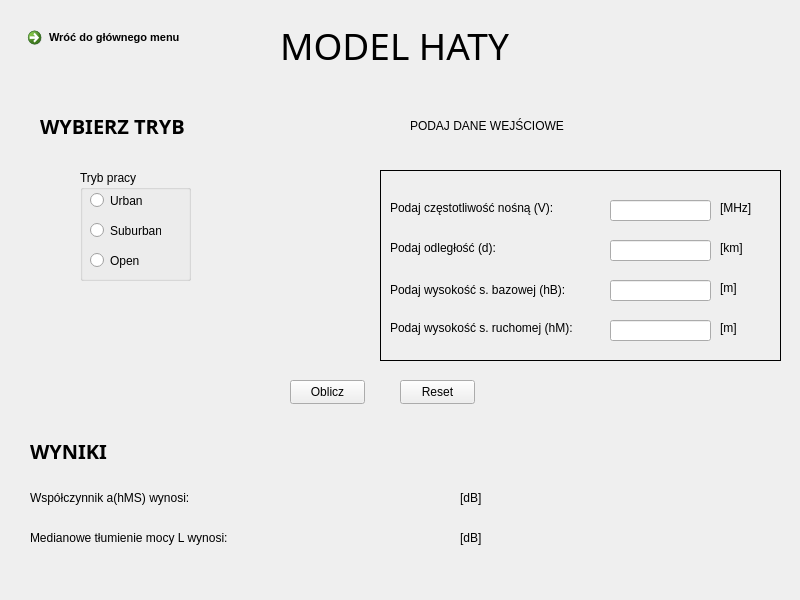
<?xml version="1.0" encoding="UTF-8"?>
<ui version="4.0">
 <class>MainWindow</class>
 <widget class="QMainWindow" name="MainWindow">
  <property name="geometry">
   <rect>
    <x>0</x>
    <y>0</y>
    <width>800</width>
    <height>600</height>
   </rect>
  </property>
  <property name="windowTitle">
   <string>MainWindow</string>
  </property>
  <property name="styleSheet">
   <string notr="true">QWidget#Model_Haty{
background-color:qlineargradient(spread:pad, x1:0, y1:0, x2:1, y2:1, stop:0 rgba(179, 204, 117, 255), stop:1 rgba(255, 255, 255, 255))};</string>
  </property>
  <widget class="QWidget" name="Model_Haty">
   <widget class="QLabel" name="tekst_wybor_trybu">
    <property name="geometry">
     <rect>
      <x>40</x>
      <y>100</y>
      <width>221</width>
      <height>51</height>
     </rect>
    </property>
    <property name="font">
     <font>
      <family>Segoe Script</family>
      <pointsize>15</pointsize>
      <italic>false</italic>
      <bold>true</bold>
     </font>
    </property>
    <property name="styleSheet">
     <string notr="true">font: 700 15pt &quot;Segoe Script&quot;;</string>
    </property>
    <property name="text">
     <string>WYBIERZ TRYB</string>
    </property>
   </widget>
   <widget class="QCommandLinkButton" name="commandLinkButton">
    <property name="geometry">
     <rect>
      <x>20</x>
      <y>20</y>
      <width>201</width>
      <height>41</height>
     </rect>
    </property>
    <property name="font">
     <font>
      <family>Segoe UI</family>
      <pointsize>8</pointsize>
     </font>
    </property>
    <property name="cursor">
     <cursorShape>ArrowCursor</cursorShape>
    </property>
    <property name="text">
     <string>Wróć do głównego menu</string>
    </property>
   </widget>
   <widget class="QLabel" name="tekst_podaj_dane">
    <property name="geometry">
     <rect>
      <x>410</x>
      <y>100</y>
      <width>361</width>
      <height>51</height>
     </rect>
    </property>
    <property name="styleSheet">
     <string notr="true">font: 700 15pt &quot;Segoe Script&quot;;</string>
    </property>
    <property name="text">
     <string>PODAJ DANE WEJŚCIOWE</string>
    </property>
   </widget>
   <widget class="QGroupBox" name="Tryb_pracy">
    <property name="geometry">
     <rect>
      <x>80</x>
      <y>170</y>
      <width>111</width>
      <height>111</height>
     </rect>
    </property>
    <property name="styleSheet">
     <string notr="true">
gridline-color: rgb(255, 0, 4);</string>
    </property>
    <property name="title">
     <string>Tryb pracy</string>
    </property>
    <property name="flat">
     <bool>false</bool>
    </property>
    <widget class="QRadioButton" name="urban_button">
     <property name="geometry">
      <rect>
       <x>10</x>
       <y>20</y>
       <width>61</width>
       <height>21</height>
      </rect>
     </property>
     <property name="text">
      <string>Urban</string>
     </property>
     <property name="checkable">
      <bool>true</bool>
     </property>
    </widget>
    <widget class="QRadioButton" name="suburban_button">
     <property name="geometry">
      <rect>
       <x>10</x>
       <y>50</y>
       <width>71</width>
       <height>21</height>
      </rect>
     </property>
     <property name="text">
      <string>Suburban</string>
     </property>
    </widget>
    <widget class="QRadioButton" name="open_button">
     <property name="geometry">
      <rect>
       <x>10</x>
       <y>80</y>
       <width>51</width>
       <height>21</height>
      </rect>
     </property>
     <property name="text">
      <string>Open</string>
     </property>
    </widget>
   </widget>
   <widget class="QFrame" name="frame">
    <property name="geometry">
     <rect>
      <x>380</x>
      <y>170</y>
      <width>401</width>
      <height>191</height>
     </rect>
    </property>
    <property name="frameShape">
     <enum>QFrame::Box</enum>
    </property>
    <property name="frameShadow">
     <enum>QFrame::Plain</enum>
    </property>
    <widget class="QLineEdit" name="v_input">
     <property name="geometry">
      <rect>
       <x>230</x>
       <y>30</y>
       <width>101</width>
       <height>21</height>
      </rect>
     </property>
    </widget>
    <widget class="QLineEdit" name="d_input">
     <property name="geometry">
      <rect>
       <x>230</x>
       <y>70</y>
       <width>101</width>
       <height>21</height>
      </rect>
     </property>
    </widget>
    <widget class="QLineEdit" name="hB_input">
     <property name="geometry">
      <rect>
       <x>230</x>
       <y>110</y>
       <width>101</width>
       <height>21</height>
      </rect>
     </property>
    </widget>
    <widget class="QLineEdit" name="hM_input">
     <property name="geometry">
      <rect>
       <x>230</x>
       <y>150</y>
       <width>101</width>
       <height>21</height>
      </rect>
     </property>
    </widget>
    <widget class="QLabel" name="v_tekst">
     <property name="geometry">
      <rect>
       <x>10</x>
       <y>30</y>
       <width>191</width>
       <height>16</height>
      </rect>
     </property>
     <property name="text">
      <string>Podaj częstotliwość nośną (V):</string>
     </property>
    </widget>
    <widget class="QLabel" name="MHz_tekst">
     <property name="geometry">
      <rect>
       <x>340</x>
       <y>30</y>
       <width>49</width>
       <height>16</height>
      </rect>
     </property>
     <property name="text">
      <string>[MHz]</string>
     </property>
    </widget>
    <widget class="QLabel" name="km_tekst">
     <property name="geometry">
      <rect>
       <x>340</x>
       <y>70</y>
       <width>49</width>
       <height>16</height>
      </rect>
     </property>
     <property name="text">
      <string>[km]</string>
     </property>
    </widget>
    <widget class="QLabel" name="m1_tekst">
     <property name="geometry">
      <rect>
       <x>340</x>
       <y>110</y>
       <width>49</width>
       <height>16</height>
      </rect>
     </property>
     <property name="text">
      <string>[m]</string>
     </property>
    </widget>
    <widget class="QLabel" name="m2_tekst">
     <property name="geometry">
      <rect>
       <x>340</x>
       <y>150</y>
       <width>49</width>
       <height>16</height>
      </rect>
     </property>
     <property name="text">
      <string>[m]</string>
     </property>
    </widget>
    <widget class="QLabel" name="d_tekst">
     <property name="geometry">
      <rect>
       <x>10</x>
       <y>70</y>
       <width>161</width>
       <height>16</height>
      </rect>
     </property>
     <property name="text">
      <string>Podaj odległość (d):</string>
     </property>
    </widget>
    <widget class="QLabel" name="hB_tekst">
     <property name="geometry">
      <rect>
       <x>10</x>
       <y>110</y>
       <width>201</width>
       <height>20</height>
      </rect>
     </property>
     <property name="text">
      <string>Podaj wysokość s. bazowej (hB):</string>
     </property>
    </widget>
    <widget class="QLabel" name="hM_tekst">
     <property name="geometry">
      <rect>
       <x>10</x>
       <y>150</y>
       <width>211</width>
       <height>16</height>
      </rect>
     </property>
     <property name="text">
      <string>Podaj wysokość s. ruchomej (hM):</string>
     </property>
    </widget>
   </widget>
   <widget class="QLabel" name="tekst_glowny">
    <property name="geometry">
     <rect>
      <x>280</x>
      <y>20</y>
      <width>301</width>
      <height>51</height>
     </rect>
    </property>
    <property name="font">
     <font>
      <family>MS Gothic</family>
      <pointsize>28</pointsize>
      <italic>false</italic>
      <bold>false</bold>
     </font>
    </property>
    <property name="styleSheet">
     <string notr="true">font: 28pt &quot;MS Gothic&quot;;</string>
    </property>
    <property name="text">
     <string>MODEL HATY</string>
    </property>
   </widget>
   <widget class="QLabel" name="tekst_wyniki">
    <property name="geometry">
     <rect>
      <x>30</x>
      <y>430</y>
      <width>121</width>
      <height>41</height>
     </rect>
    </property>
    <property name="font">
     <font>
      <family>Segoe Script</family>
      <pointsize>15</pointsize>
      <italic>false</italic>
      <bold>true</bold>
     </font>
    </property>
    <property name="styleSheet">
     <string notr="true">font: 700 15pt &quot;Segoe Script&quot;;</string>
    </property>
    <property name="text">
     <string>WYNIKI</string>
    </property>
   </widget>
   <widget class="QLabel" name="tekst_wynik1">
    <property name="geometry">
     <rect>
      <x>30</x>
      <y>490</y>
      <width>191</width>
      <height>16</height>
     </rect>
    </property>
    <property name="text">
     <string>Współczynnik a(hMS) wynosi:</string>
    </property>
   </widget>
   <widget class="QLabel" name="tekst_wynik2">
    <property name="geometry">
     <rect>
      <x>30</x>
      <y>530</y>
      <width>241</width>
      <height>16</height>
     </rect>
    </property>
    <property name="text">
     <string>Medianowe tłumienie mocy L wynosi: </string>
    </property>
   </widget>
   <widget class="QLabel" name="wynik1">
    <property name="geometry">
     <rect>
      <x>310</x>
      <y>490</y>
      <width>111</width>
      <height>16</height>
     </rect>
    </property>
    <property name="text">
     <string/>
    </property>
   </widget>
   <widget class="QLabel" name="wynik2">
    <property name="geometry">
     <rect>
      <x>310</x>
      <y>530</y>
      <width>111</width>
      <height>16</height>
     </rect>
    </property>
    <property name="text">
     <string/>
    </property>
   </widget>
   <widget class="QLabel" name="dB_tekst1">
    <property name="geometry">
     <rect>
      <x>460</x>
      <y>490</y>
      <width>49</width>
      <height>16</height>
     </rect>
    </property>
    <property name="text">
     <string>[dB]</string>
    </property>
   </widget>
   <widget class="QLabel" name="dB_tekst2">
    <property name="geometry">
     <rect>
      <x>460</x>
      <y>530</y>
      <width>49</width>
      <height>16</height>
     </rect>
    </property>
    <property name="text">
     <string>[dB]</string>
    </property>
   </widget>
   <widget class="QPushButton" name="oblicz_button">
    <property name="geometry">
     <rect>
      <x>290</x>
      <y>380</y>
      <width>75</width>
      <height>24</height>
     </rect>
    </property>
    <property name="text">
     <string>Oblicz</string>
    </property>
   </widget>
   <widget class="QPushButton" name="reset_button">
    <property name="geometry">
     <rect>
      <x>400</x>
      <y>380</y>
      <width>75</width>
      <height>24</height>
     </rect>
    </property>
    <property name="text">
     <string>Reset</string>
    </property>
   </widget>
  </widget>
 </widget>
 <resources/>
 <connections/>
</ui>
